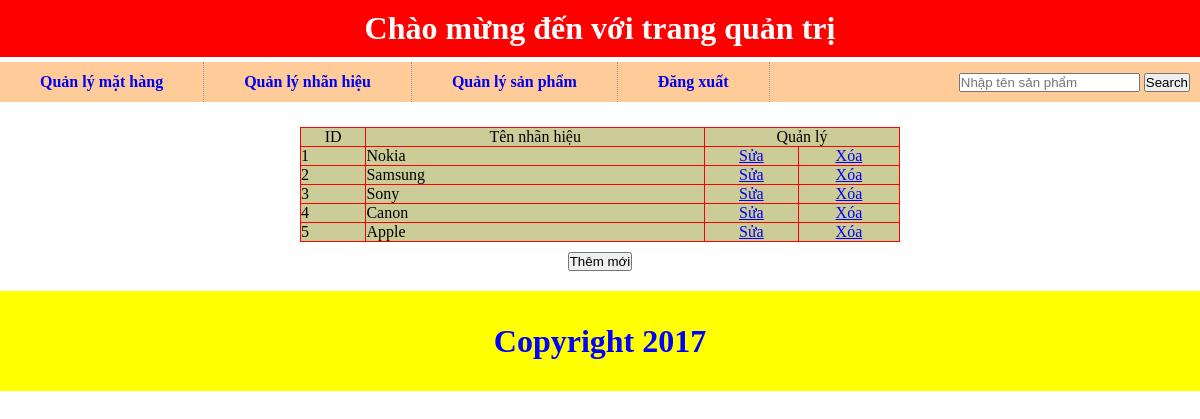
The app's page /adminfile/adminpage.php?quanly=quanlynhanhieu&ac=lietke (signed in) with its own data.
### tables this page shows
CREATE TABLE IF NOT EXISTS `nhanhieu` (
  `id_nhanhieu` int(11) NOT NULL AUTO_INCREMENT,
  `tennhanhieu` varchar(255) NOT NULL,
  PRIMARY KEY (`id_nhanhieu`)
);

### adminfile/modules/quanlynhanhieu/lietke.php (the view, shortened to what this page needs)
<?php
	$sql="select * from nhanhieu order by id_nhanhieu asc";
	$run=$conn->query($sql);
?>
<center><table width="600px" border="1">
  <tr>
    <td><div align="center">ID</div></td>
    <td><div align="center">Tên nhãn hiệu</div></td>
    <td colspan="2"><div align="center">Quản lý</div></td>
  </tr>
  <?php
	while($row=$run->fetch_array()){
  ?>
  <tr>
    <td><?php echo $row['id_nhanhieu'] ?></td>
    <td><?php echo $row['tennhanhieu'] ?></td>
    <td><div align="center"><a href="adminpage.php?quanly=quanlynhanhieu&ac=sua&id=<?php echo $row['id_nhanhieu'] ?>">Sửa</a></div></td>
    <td><div align="center"><a href="modules/quanlynhanhieu/xuly.php?id=<?php echo $row['id_nhanhieu'] ?>">Xóa</a></div></td>
  </tr>
  <?php
	}
  ?>
</table>
<a href="adminpage.php?quanly=quanlynhanhieu&ac=them"><button style="margin-top:10px" name="nutthem" id="nut them" type="button">Thêm mới</button></a></center>

### adminfile/style/admin.css (style rules this page uses)
* { padding:0; margin:0; }
table { border-collapse:collapse; border-color:#F00; background-color:#CC9; }

### records on screen
nhanhieu: id_nhanhieu "1", tennhanhieu "Nokia"
nhanhieu: id_nhanhieu "2", tennhanhieu "Samsung"
nhanhieu: id_nhanhieu "3", tennhanhieu "Sony"
nhanhieu: id_nhanhieu "4", tennhanhieu "Canon"
nhanhieu: id_nhanhieu "5", tennhanhieu "Apple"
